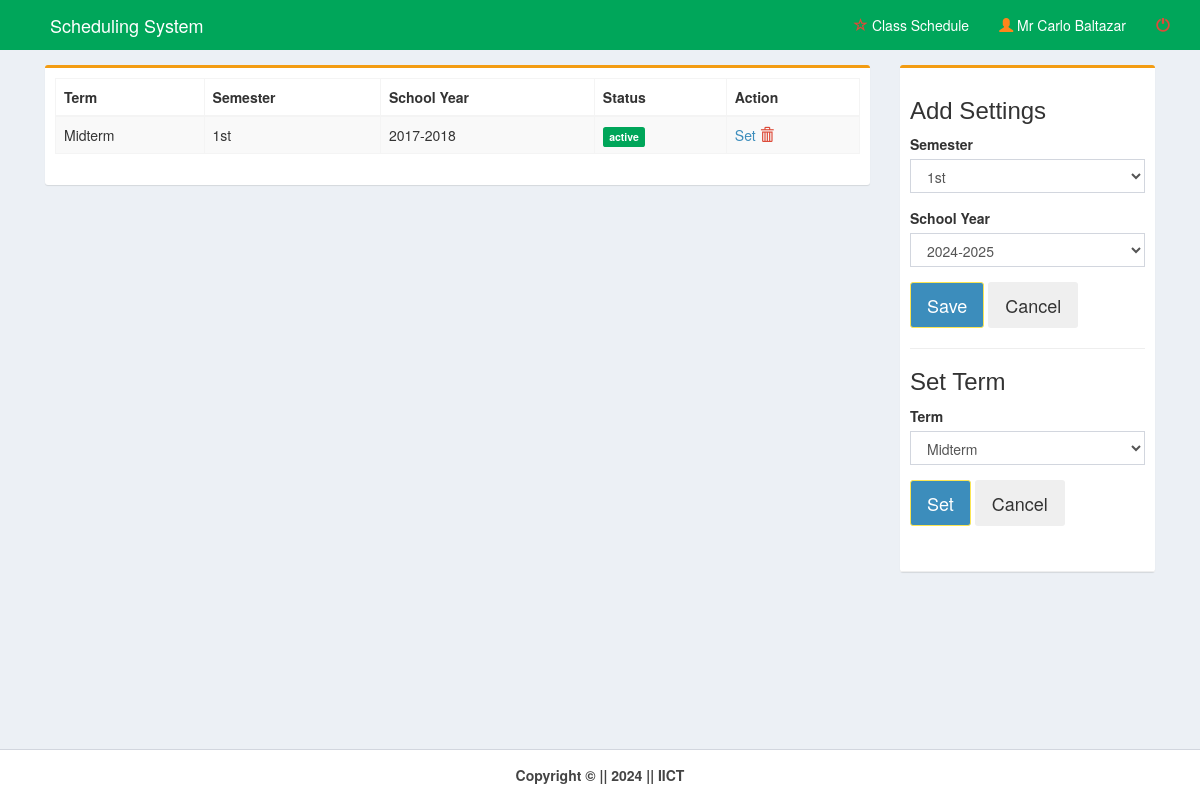
/pages/settings.php (signed in), run on an earlier commit of the app's database.
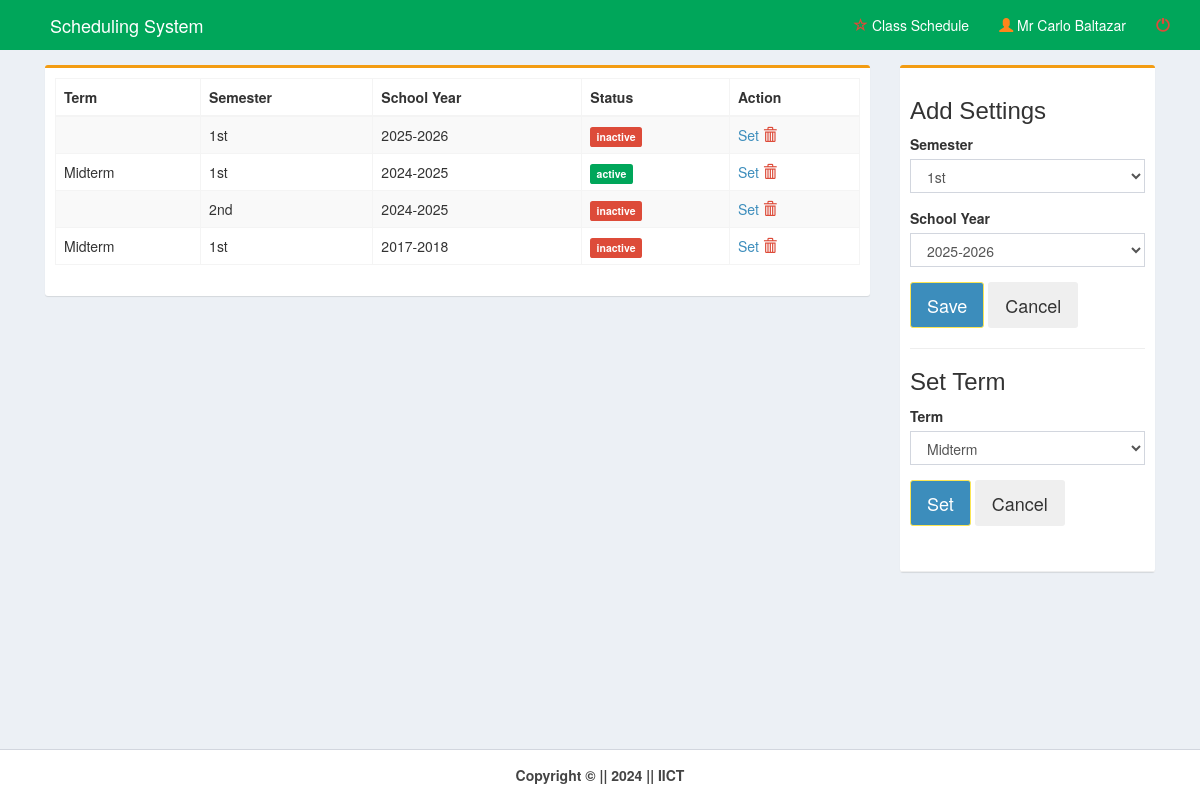
And on a later commit of the database.
### tables this page shows
CREATE TABLE `settings` (
  `settings_id` int(11) NOT NULL,
  `term` varchar(10) NOT NULL,
  `sem` varchar(15) NOT NULL,
  `sy` varchar(10) NOT NULL,
  `status` varchar(10) NOT NULL
);

### pages/settings.php (the view, shortened to what this page needs)
<!DOCTYPE html>
<html>
  <head>
    <link rel="stylesheet" href="../bootstrap/css/bootstrap.min.css">
    <link rel="stylesheet" href="../plugins/datatables/dataTables.bootstrap.css">
    <link rel="stylesheet" href="../dist/css/AdminLTE.min.css">
    <link rel="stylesheet" href="../plugins/select2/select2.min.css">
    <link rel="stylesheet" href="../dist/css/skins/_all-skins.min.css">
 </head>
  <body class="hold-transition skin-green layout-top-nav" onload="myFunction()">
    <div class="wrapper">
      <?php include('../dist/includes/header.php');?>
      <div class="content-wrapper">
        <div class="container">
          <section class="content">
            <div class="row">
	      <div class="col-md-9">
              <div class="box box-warning">
                <div class="box-body">
				<div class="row">
					<div class="col-md-12">
						<table class="table table-bordered table-striped" style="margin-right:-10px">
              <thead>
                <tr>
                <th>Term</th>
                <th>Semester</th>
                <th>School Year</th>
                <th>Status</th>
                <th>Action</th>
                </tr>
              </thead>
    <?php
        include('../dist/includes/dbcon.php');
        $query=mysqli_query($con,"select * from settings order by sy desc")or die(mysqli_error());
          while($row=mysqli_fetch_array($query)){
            $id=$row['settings_id'];
            $sem=$row['sem'];
            $term=$row['term'];
            $sy=$row['sy'];
            $status=$row['status'];
            if ($status=="active") $flag="success"; else $flag="danger";
    ?>
                <tr>
                <td><?php echo $term;?></td>
                <td><?php echo $sem;?></td>
                <td><?php echo $sy;?></td>
                <td><span class="label label-<?php echo $flag;?>"><?php echo $status;?></span></td>
                <td>
                <a id="removeme" href="activate.php?id=<?php echo $id;?>">
                Set</a>
                <a id="removeme" href="settings_del.php?id=<?php echo $id;?>">
                <i class="glyphicon glyphicon-trash text-red"></i></a>
                </td>
                </tr>
<?php }?>
</table>
		</div>
		<div class="col-md-6">
         </div>
        </div>
                </div>
              </div>
            </div>
            <div class="col-md-3">
              <div class="box box-warning">
                <div class="box-body">
                  <div id="form">
				  <div class="row">
					 <div class="col-md-12">
						  <h3>Add Settings</h3>
						  <form method="post" action="settings_save.php">
						  <div class="form-group">
							<label for="date">Semester</label><br>
								<select class="form-control select2" style="width: 100%;" name="sem" required>
									<option>1st</option>
								</select>
						  </div>
						  <div class="form-group">
							<label for="date">School Year</label><br>
								<select class="form-control select2" style="width: 100%;" name="sy" required>
							<?php
							 include('../dist/includes/dbcon.php');
								$query2=mysqli_query($con,"select * from sy order by sy desc")or die(mysqli_error());
								  while($row2=mysqli_fetch_array($query2)){
							  ?>
									<option><?php echo $row2['sy'];?></option>
							  <?php }?>
									</select>
						  </div>
					</div>
				  </div>
                  <div class="form-group">
                      <button class="btn btn-lg btn-primary" id="daterange-btn" name="save" type="submit">
                        Save
                      </button>
					  <button class="btn btn-lg" id="daterange-btn" type="reset">
                       Cancel
                      </button>
                   </div>
                  </div><hr>
        <form method="post" action="term.php">
              <h3>Set Term</h3>
              <div class="form-group">
                  <label for="date">Term</label><br>
                    <select class="form-control select2" style="width: 100%;" name="term" required>
                      <option>Midterm</option>
                    </select>
                  </div>
                   <div class="form-group">
                      <button class="btn btn-lg btn-primary" id="daterange-btn" name="save" type="submit">
                        Set
                      </button>
                      <button class="btn btn-lg" id="daterange-btn" type="reset">
                       Cancel
                      </button>
                   </div>
                  </div><hr>
                </div>
              </div>
            </div>
          </div>
        </div>
      </div>
      <?php include('../dist/includes/footer.php');?>
  </body>
</html>

### dist/includes/header.php (shortened to what this page needs)
<?php
if ($_SESSION['type'] == "admin")
  include('../dist/includes/header_admin.php');
else
  include('../dist/includes/header_faculty.php');

### dist/includes/header_faculty.php (shortened to what this page needs)
<header class="main-header">
    <nav class="navbar navbar-static-top">
        <div class="container">
            <div class="navbar-header" style="padding-left:20px">
                <a href="faculty_home.php" class="navbar-brand">
                    Scheduling System
                </a>
            </div>
            <div class="collapse navbar-collapse" id="navbar-collapse">
                <ul class="nav navbar-nav navbar-right">
                    <li>
                        <a href="faculty_home.php" style="color:#fff;">
                            <i class="glyphicon glyphicon-star-empty text-red"></i> Class Schedule
                        </a>
                    </li>
                    <li>
                        <a href="profile.php?showModal=true" class="dropdown-toggle">
                            <i class="glyphicon glyphicon-user text-orange"></i>
                            <?php echo $_SESSION['name']; ?>
                        </a>
                    </li>
                    <li>
                        <a href="logout.php" class="dropdown-toggle"
                            onclick="return confirm('Are you sure you want to logout?')">
                            <i class="glyphicon glyphicon-off text-red"></i>
                        </a>
                    </li>
                </ul>
            </div>
        </div>
    </nav>
</header>

### dist/includes/footer.php
<footer class="main-footer" style="text-align:center">
        <strong>Copyright &copy; || 2024 </strong><strong> || IICT</strong>
</footer>

What changed in the data, as far as the page shows it:
added settings: sem "1st", sy "2025-2026", status "inactive"
added settings: term "Midterm", sem "1st", sy "2024-2025", status "active"
added settings: sem "2nd", sy "2024-2025", status "inactive"
changed settings (number 4 of 4 on the later page): status "active" → "inactive"
Also different on the page:
form field sy: "2024-2025" → "2025-2026"
